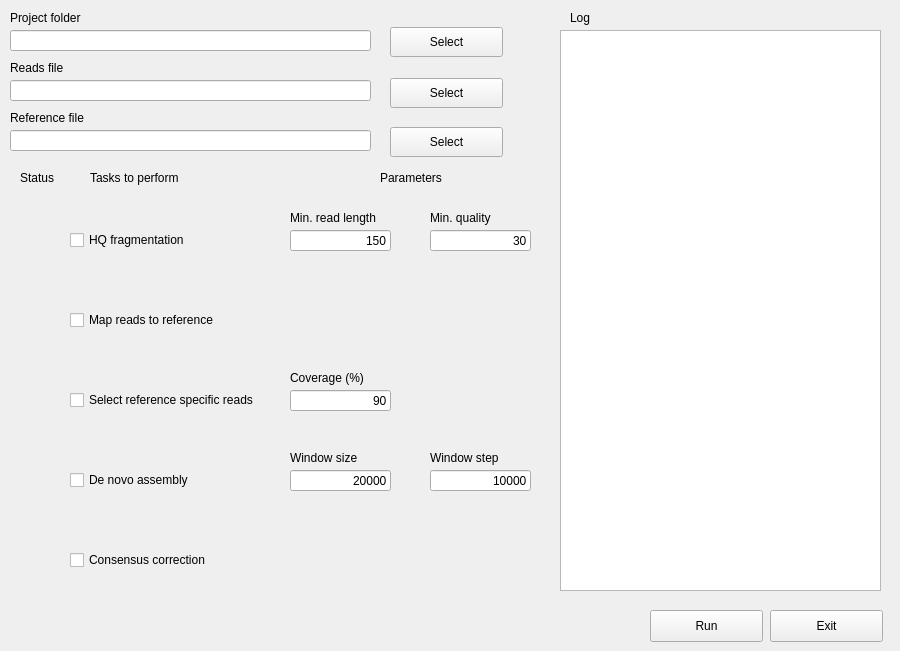
<?xml version="1.0" encoding="UTF-8"?>
<ui version="4.0">
 <class>Form</class>
 <widget class="QWidget" name="Form">
  <property name="geometry">
   <rect>
    <x>0</x>
    <y>0</y>
    <width>900</width>
    <height>651</height>
   </rect>
  </property>
  <property name="windowTitle">
   <string>Form</string>
  </property>
  <widget class="QLabel" name="label">
   <property name="geometry">
    <rect>
     <x>10</x>
     <y>10</y>
     <width>101</width>
     <height>16</height>
    </rect>
   </property>
   <property name="text">
    <string>Project folder</string>
   </property>
  </widget>
  <widget class="QLineEdit" name="projectFolderLineEdit">
   <property name="geometry">
    <rect>
     <x>10</x>
     <y>30</y>
     <width>361</width>
     <height>21</height>
    </rect>
   </property>
  </widget>
  <widget class="QPushButton" name="projectFolderButton">
   <property name="geometry">
    <rect>
     <x>390</x>
     <y>27</y>
     <width>113</width>
     <height>30</height>
    </rect>
   </property>
   <property name="text">
    <string>Select</string>
   </property>
  </widget>
  <widget class="QPushButton" name="readsFileButton">
   <property name="geometry">
    <rect>
     <x>390</x>
     <y>78</y>
     <width>113</width>
     <height>30</height>
    </rect>
   </property>
   <property name="text">
    <string>Select</string>
   </property>
  </widget>
  <widget class="QLabel" name="label_2">
   <property name="geometry">
    <rect>
     <x>10</x>
     <y>60</y>
     <width>101</width>
     <height>16</height>
    </rect>
   </property>
   <property name="text">
    <string>Reads file</string>
   </property>
  </widget>
  <widget class="QLineEdit" name="readsFileLineEdit">
   <property name="geometry">
    <rect>
     <x>10</x>
     <y>80</y>
     <width>361</width>
     <height>21</height>
    </rect>
   </property>
  </widget>
  <widget class="QPushButton" name="referenceButton">
   <property name="geometry">
    <rect>
     <x>390</x>
     <y>127</y>
     <width>113</width>
     <height>30</height>
    </rect>
   </property>
   <property name="text">
    <string>Select</string>
   </property>
  </widget>
  <widget class="QLabel" name="label_3">
   <property name="geometry">
    <rect>
     <x>10</x>
     <y>110</y>
     <width>101</width>
     <height>16</height>
    </rect>
   </property>
   <property name="text">
    <string>Reference file</string>
   </property>
  </widget>
  <widget class="QLineEdit" name="referenceLineEdit">
   <property name="geometry">
    <rect>
     <x>10</x>
     <y>130</y>
     <width>361</width>
     <height>21</height>
    </rect>
   </property>
  </widget>
  <widget class="QLabel" name="label_4">
   <property name="geometry">
    <rect>
     <x>90</x>
     <y>170</y>
     <width>111</width>
     <height>16</height>
    </rect>
   </property>
   <property name="text">
    <string>Tasks to perform</string>
   </property>
  </widget>
  <widget class="QLabel" name="label_5">
   <property name="geometry">
    <rect>
     <x>20</x>
     <y>170</y>
     <width>51</width>
     <height>16</height>
    </rect>
   </property>
   <property name="text">
    <string>Status</string>
   </property>
  </widget>
  <widget class="QLabel" name="hqFragmentationLabel">
   <property name="geometry">
    <rect>
     <x>30</x>
     <y>220</y>
     <width>31</width>
     <height>31</height>
    </rect>
   </property>
   <property name="text">
    <string/>
   </property>
   <property name="pixmap">
    <pixmap>../Images/1024px-Green_tick.png</pixmap>
   </property>
  </widget>
  <widget class="QCheckBox" name="hqFragmentationCheckBox">
   <property name="geometry">
    <rect>
     <x>70</x>
     <y>230</y>
     <width>151</width>
     <height>20</height>
    </rect>
   </property>
   <property name="text">
    <string>HQ fragmentation</string>
   </property>
  </widget>
  <widget class="QLabel" name="label_7">
   <property name="geometry">
    <rect>
     <x>380</x>
     <y>170</y>
     <width>111</width>
     <height>16</height>
    </rect>
   </property>
   <property name="text">
    <string>Parameters</string>
   </property>
  </widget>
  <widget class="QLabel" name="label_8">
   <property name="geometry">
    <rect>
     <x>290</x>
     <y>210</y>
     <width>101</width>
     <height>16</height>
    </rect>
   </property>
   <property name="text">
    <string>Min. read length</string>
   </property>
  </widget>
  <widget class="QLabel" name="label_9">
   <property name="geometry">
    <rect>
     <x>430</x>
     <y>210</y>
     <width>101</width>
     <height>16</height>
    </rect>
   </property>
   <property name="text">
    <string>Min. quality</string>
   </property>
  </widget>
  <widget class="QLineEdit" name="lengthLineEdit">
   <property name="geometry">
    <rect>
     <x>290</x>
     <y>230</y>
     <width>101</width>
     <height>21</height>
    </rect>
   </property>
   <property name="text">
    <string>150</string>
   </property>
   <property name="alignment">
    <set>Qt::AlignRight|Qt::AlignTrailing|Qt::AlignVCenter</set>
   </property>
  </widget>
  <widget class="QLineEdit" name="qualityLineEdit">
   <property name="geometry">
    <rect>
     <x>430</x>
     <y>230</y>
     <width>101</width>
     <height>21</height>
    </rect>
   </property>
   <property name="text">
    <string>30</string>
   </property>
   <property name="alignment">
    <set>Qt::AlignRight|Qt::AlignTrailing|Qt::AlignVCenter</set>
   </property>
  </widget>
  <widget class="QLabel" name="referenceReadMappingLabel">
   <property name="geometry">
    <rect>
     <x>30</x>
     <y>300</y>
     <width>31</width>
     <height>31</height>
    </rect>
   </property>
   <property name="text">
    <string/>
   </property>
   <property name="pixmap">
    <pixmap>../Images/1024px-Green_tick.png</pixmap>
   </property>
  </widget>
  <widget class="QCheckBox" name="readsMappingCheckBox">
   <property name="geometry">
    <rect>
     <x>70</x>
     <y>310</y>
     <width>211</width>
     <height>20</height>
    </rect>
   </property>
   <property name="text">
    <string>Map reads to reference</string>
   </property>
  </widget>
  <widget class="QLineEdit" name="coverageLineEdit">
   <property name="geometry">
    <rect>
     <x>290</x>
     <y>390</y>
     <width>101</width>
     <height>21</height>
    </rect>
   </property>
   <property name="text">
    <string>90</string>
   </property>
   <property name="alignment">
    <set>Qt::AlignRight|Qt::AlignTrailing|Qt::AlignVCenter</set>
   </property>
  </widget>
  <widget class="QLabel" name="label_11">
   <property name="geometry">
    <rect>
     <x>290</x>
     <y>370</y>
     <width>101</width>
     <height>16</height>
    </rect>
   </property>
   <property name="text">
    <string>Coverage (%)</string>
   </property>
  </widget>
  <widget class="QCheckBox" name="readFilteringCheckBox_2">
   <property name="geometry">
    <rect>
     <x>70</x>
     <y>470</y>
     <width>211</width>
     <height>20</height>
    </rect>
   </property>
   <property name="text">
    <string>De novo assembly</string>
   </property>
  </widget>
  <widget class="QLabel" name="denovoAssemblyLabel">
   <property name="geometry">
    <rect>
     <x>30</x>
     <y>460</y>
     <width>31</width>
     <height>31</height>
    </rect>
   </property>
   <property name="text">
    <string/>
   </property>
   <property name="pixmap">
    <pixmap>../Images/1024px-Green_tick.png</pixmap>
   </property>
  </widget>
  <widget class="QLabel" name="label_13">
   <property name="geometry">
    <rect>
     <x>290</x>
     <y>450</y>
     <width>101</width>
     <height>16</height>
    </rect>
   </property>
   <property name="text">
    <string>Window size</string>
   </property>
  </widget>
  <widget class="QLineEdit" name="windowSizeLineEdit">
   <property name="geometry">
    <rect>
     <x>290</x>
     <y>470</y>
     <width>101</width>
     <height>21</height>
    </rect>
   </property>
   <property name="text">
    <string>20000</string>
   </property>
   <property name="alignment">
    <set>Qt::AlignRight|Qt::AlignTrailing|Qt::AlignVCenter</set>
   </property>
  </widget>
  <widget class="QLineEdit" name="windowStepLineEdit">
   <property name="geometry">
    <rect>
     <x>430</x>
     <y>470</y>
     <width>101</width>
     <height>21</height>
    </rect>
   </property>
   <property name="text">
    <string>10000</string>
   </property>
   <property name="alignment">
    <set>Qt::AlignRight|Qt::AlignTrailing|Qt::AlignVCenter</set>
   </property>
  </widget>
  <widget class="QLabel" name="label_14">
   <property name="geometry">
    <rect>
     <x>430</x>
     <y>450</y>
     <width>101</width>
     <height>16</height>
    </rect>
   </property>
   <property name="text">
    <string>Window step</string>
   </property>
  </widget>
  <widget class="QCheckBox" name="readFilteringCheckBox_3">
   <property name="geometry">
    <rect>
     <x>70</x>
     <y>550</y>
     <width>211</width>
     <height>20</height>
    </rect>
   </property>
   <property name="text">
    <string>Consensus correction</string>
   </property>
  </widget>
  <widget class="QLabel" name="consensusCorrectionLaebl">
   <property name="geometry">
    <rect>
     <x>30</x>
     <y>540</y>
     <width>31</width>
     <height>31</height>
    </rect>
   </property>
   <property name="text">
    <string/>
   </property>
   <property name="pixmap">
    <pixmap>../Images/1024px-Green_tick.png</pixmap>
   </property>
  </widget>
  <widget class="QPushButton" name="runButton">
   <property name="geometry">
    <rect>
     <x>650</x>
     <y>610</y>
     <width>113</width>
     <height>32</height>
    </rect>
   </property>
   <property name="text">
    <string>Run</string>
   </property>
  </widget>
  <widget class="QPushButton" name="exitButton">
   <property name="geometry">
    <rect>
     <x>770</x>
     <y>610</y>
     <width>113</width>
     <height>32</height>
    </rect>
   </property>
   <property name="text">
    <string>Exit</string>
   </property>
  </widget>
  <widget class="QLabel" name="label_16">
   <property name="geometry">
    <rect>
     <x>570</x>
     <y>10</y>
     <width>111</width>
     <height>16</height>
    </rect>
   </property>
   <property name="text">
    <string>Log </string>
   </property>
  </widget>
  <widget class="QCheckBox" name="readFilteringCheckBox">
   <property name="geometry">
    <rect>
     <x>70</x>
     <y>390</y>
     <width>211</width>
     <height>20</height>
    </rect>
   </property>
   <property name="text">
    <string>Select reference specific reads</string>
   </property>
  </widget>
  <widget class="QLabel" name="specificReadsLabel">
   <property name="geometry">
    <rect>
     <x>30</x>
     <y>380</y>
     <width>31</width>
     <height>31</height>
    </rect>
   </property>
   <property name="text">
    <string/>
   </property>
   <property name="pixmap">
    <pixmap>../Images/1024px-Green_tick.png</pixmap>
   </property>
  </widget>
  <widget class="QTextEdit" name="logTextEdit">
   <property name="geometry">
    <rect>
     <x>560</x>
     <y>30</y>
     <width>321</width>
     <height>561</height>
    </rect>
   </property>
  </widget>
 </widget>
 <resources/>
 <connections/>
</ui>
